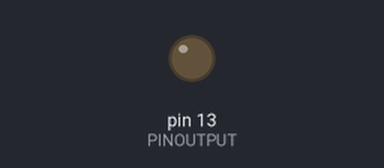
A sketch run on a simulated Arduino Uno, built with avr-gcc and run on an emulated ATmega328P. On the bench: output pins drawn as LEDs (lit = HIGH).

Above: at 0.05 s.
At 2.0 s:
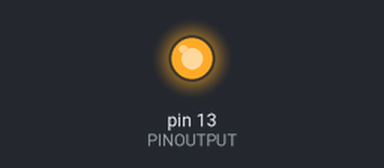
Timing chart, 0 to 4.6 s (numbered marks = the images above):
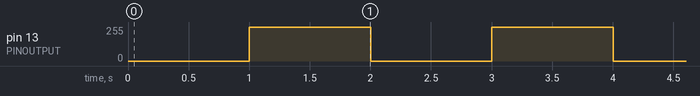

Measured:
- by itself, pin 13 (PINOUTPUT): repeats every 2.0 s: 0/255 1.0 s, 255/255 1.0 s, until it stays 128/255 from 33.1 s

The sketch:

Blink_LED_Without_Loop.ino
```cpp
const int PINOUTPUT= 13;

int LEDState=LOW;
long interval=1000;
int lastMillis=0;

void setup(){
  pinMode(PINOUTPUT,OUTPUT);
}

void loop(){
  long currentMillis=millis();
  if(currentMillis-lastMillis>interval){
    lastMillis=currentMillis;
    if(LEDState==LOW){
      digitalWrite(PINOUTPUT,HIGH);
      LEDState=HIGH;
    }
    else{
      digitalWrite(PINOUTPUT,LOW);
      LEDState=LOW;
    }
  }
}
```
